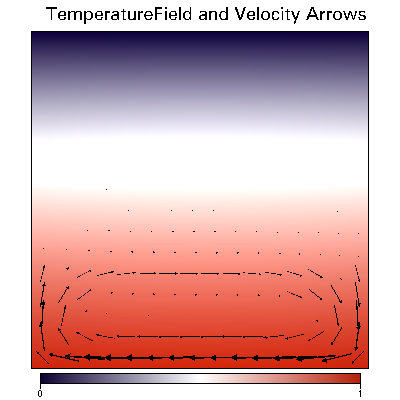
//> input picture window.00020.png, 400 x 400 px
$ ./example window.00020.png   (built with g++ and OpenCV 4)
//> lines starting //> are read from the running program, lines starting //| are printed output that depends on the picture
//
// Simple retro-style photo effect done by adding noise to
// the luminance channel and reducing intensity of the chroma channels
//

// include standard OpenCV headers, same as before
#include "cv.h"
#include "highgui.h"

// all the new API is put into "cv" namespace. Export its content
using namespace cv;

// enable/disable use of mixed API in the code below.
#define DEMO_MIXED_API_USE 0

int main( int argc, char** argv )
{
    const char* imagename = argc > 1 ? argv[1] : "lena.jpg";
#if DEMO_MIXED_API_USE
    // Ptr<T> is safe ref-conting pointer class
    Ptr<IplImage> iplimg = cvLoadImage(imagename);

    // cv::Mat replaces the CvMat and IplImage, but it's easy to convert
    // between the old and the new data structures
    // (by default, only the header is converted and the data is shared)
    Mat img(iplimg);
#else
    // the newer cvLoadImage alternative with MATLAB-style name
    Mat img = imread(imagename);
//> img is the input picture: 400 rows x 400 cols, CV_8UC3; mean B, G, R 174.8, 173.4, 213.8
#endif

    if( !img.data ) // check if the image has been loaded properly
        return -1;

    Mat img_yuv;
    // convert image to YUV color space.
    // The output image will be allocated automatically
    cvtColor(img, img_yuv, CV_BGR2YCrCb);
//> img_yuv: 400 rows x 400 cols, CV_8UC3; mean of channels 0, 1, 2 185.6, 148.1, 121.9

    // split the image into separate color planes
    vector<Mat> planes;
    split(img_yuv, planes);
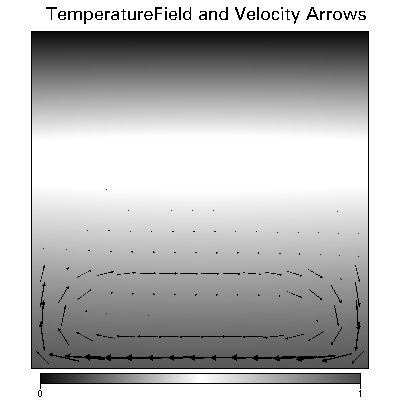
//> planes[0]: 400 rows x 400 cols, CV_8UC1; min 0, max 255, mean 185.6
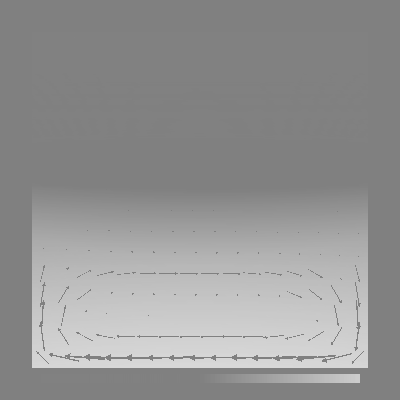
//> planes[1]: 400 rows x 400 cols, CV_8UC1; min 127, max 216, mean 148.1
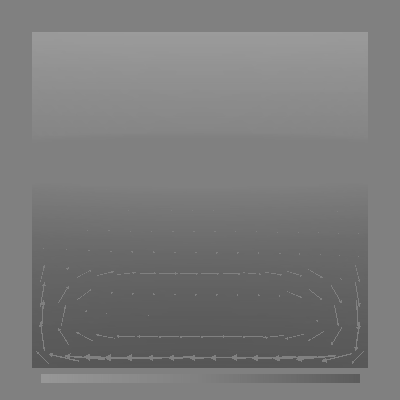
//> planes[2]: 400 rows x 400 cols, CV_8UC1; min 86, max 155, mean 121.9

    // another Mat constructor; allocates a matrix of the specified
        // size and type
    Mat noise(img.size(), CV_8U);

    // fills the matrix with normally distributed random values;
    // there is also randu() for uniformly distributed random numbers.
    // Scalar replaces CvScalar, Scalar::all() replaces cvScalarAll().
    randn(noise, Scalar::all(128), Scalar::all(20));

    // blur the noise a bit, kernel size is 3x3 and both sigma's
        // are set to 0.5
    GaussianBlur(noise, noise, Size(3, 3), 0.5, 0.5);

    const double brightness_gain = 0;
    const double contrast_gain = 1.7;
#if DEMO_MIXED_API_USE
    // it's easy to pass the new matrices to the functions that
    // only work with IplImage or CvMat:
    // step 1) - convert the headers, data will not be copied
    IplImage cv_planes_0 = planes[0], cv_noise = noise;
    // step 2) call the function; do not forget unary "&" to form pointers
    cvAddWeighted(&cv_planes_0, contrast_gain, &cv_noise, 1,
                 -128 + brightness_gain, &cv_planes_0);
#else
    addWeighted(planes[0], contrast_gain, noise, 1,
                -128 + brightness_gain, planes[0]);
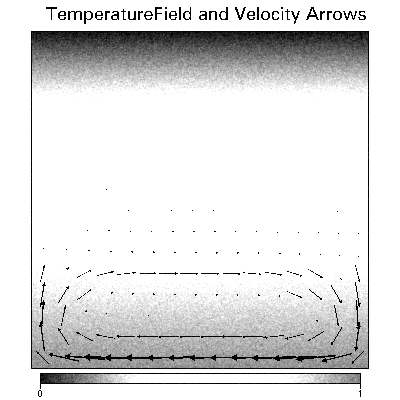
//> planes[0]: 400 rows x 400 cols, CV_8UC1; min 0, max 255, mean 222.9
#endif
    const double color_scale = 0.5;
    // Mat::convertTo() replaces cvConvertScale.
    // One must explicitly specify the output matrix type
    // (we keep it intact, i.e. pass planes[1].type())
    planes[1].convertTo(planes[1], planes[1].type(),
                        color_scale, 128*(1-color_scale));
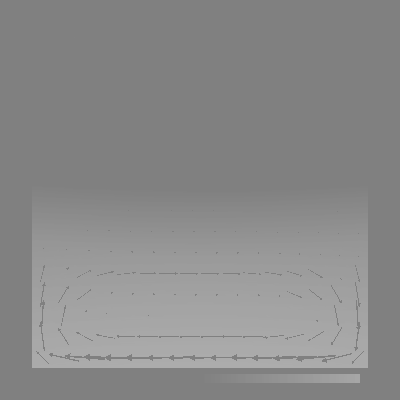
//> planes[1]: 400 rows x 400 cols, CV_8UC1; min 128, max 172, mean 138

    // alternative form of convertTo if we know the datatype
    // at compile time ("uchar" here).
    // This expression will not create any temporary arrays
    // and should be almost as fast as the above variant
    planes[2] = Mat_<uchar>(planes[2]*color_scale + 128*(1-color_scale));

    // Mat::mul replaces cvMul(). Again, no temporary arrays are
    // created in the case of simple expressions.
    planes[0] = planes[0].mul(planes[0], 1./255);
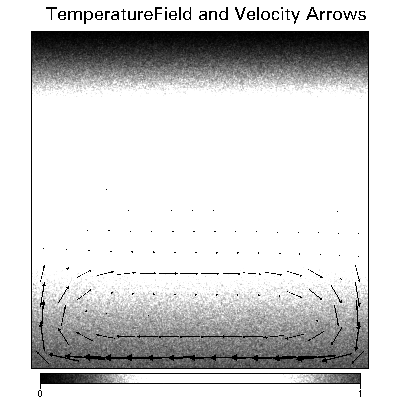
//> planes[0]: 400 rows x 400 cols, CV_8UC1; min 0, max 255, mean 210.6

    // now merge the results back
    merge(planes, img_yuv);
//> img_yuv: 400 rows x 400 cols, CV_8UC3; mean of channels 0, 1, 2 210.6, 138, 124.9
    // and produce the output RGB image
    cvtColor(img_yuv, img, CV_YCrCb2BGR);
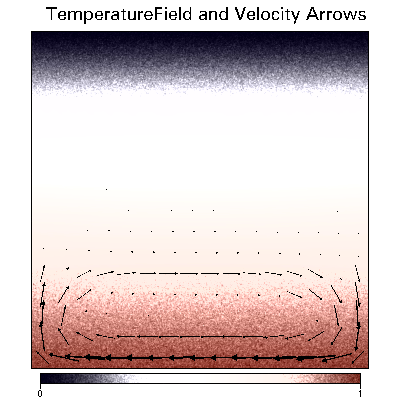
//> img: 400 rows x 400 cols, CV_8UC3; mean B, G, R 204.3, 204.5, 218.4

    // this is counterpart for cvNamedWindow
    namedWindow("image with grain", CV_WINDOW_AUTOSIZE);
#if DEMO_MIXED_API_USE
    // this is to demonstrate that img and iplimg really share the data -
    // the result of the above processing is stored to img and thus
        // in iplimg too.
    cvShowImage("image with grain", iplimg);
#else
    imshow("image with grain", img);
#endif
    waitKey();

    return 0;
    // all the memory will automatically be released
    // by vector<>, Mat and Ptr<> destructors.
}
